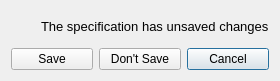
<?xml version="1.0" encoding="UTF-8"?>
<ui version="4.0">
 <class>SpecUnsaved</class>
 <widget class="QDialog" name="SpecUnsaved">
  <property name="windowModality">
   <enum>Qt::ApplicationModal</enum>
  </property>
  <property name="enabled">
   <bool>true</bool>
  </property>
  <property name="geometry">
   <rect>
    <x>0</x>
    <y>0</y>
    <width>280</width>
    <height>81</height>
   </rect>
  </property>
  <property name="sizePolicy">
   <sizepolicy hsizetype="Fixed" vsizetype="Fixed">
    <horstretch>0</horstretch>
    <verstretch>0</verstretch>
   </sizepolicy>
  </property>
  <property name="minimumSize">
   <size>
    <width>280</width>
    <height>81</height>
   </size>
  </property>
  <property name="maximumSize">
   <size>
    <width>280</width>
    <height>81</height>
   </size>
  </property>
  <property name="windowTitle">
   <string>Signal | Unsaved specification changes</string>
  </property>
  <property name="sizeGripEnabled">
   <bool>false</bool>
  </property>
  <property name="modal">
   <bool>true</bool>
  </property>
  <layout class="QVBoxLayout" name="verticalLayout">
   <item>
    <layout class="QHBoxLayout" name="horizontalLayout_3">
     <item>
      <widget class="QLabel" name="LogoLabel">
       <property name="sizePolicy">
        <sizepolicy hsizetype="Fixed" vsizetype="Fixed">
         <horstretch>0</horstretch>
         <verstretch>0</verstretch>
        </sizepolicy>
       </property>
       <property name="maximumSize">
        <size>
         <width>30</width>
         <height>30</height>
        </size>
       </property>
       <property name="text">
        <string/>
       </property>
       <property name="scaledContents">
        <bool>true</bool>
       </property>
      </widget>
     </item>
     <item>
      <layout class="QHBoxLayout" name="horizontalLayout_2">
       <item>
        <widget class="QLabel" name="label_2">
         <property name="font">
          <font>
           <family>Arial</family>
           <pointsize>10</pointsize>
           <weight>50</weight>
           <bold>false</bold>
          </font>
         </property>
         <property name="text">
          <string>The specification has unsaved changes</string>
         </property>
         <property name="textFormat">
          <enum>Qt::PlainText</enum>
         </property>
         <property name="wordWrap">
          <bool>false</bool>
         </property>
        </widget>
       </item>
      </layout>
     </item>
    </layout>
   </item>
   <item>
    <layout class="QHBoxLayout" name="horizontalLayout">
     <item>
      <widget class="QPushButton" name="ButtonSave">
       <property name="sizePolicy">
        <sizepolicy hsizetype="Minimum" vsizetype="Fixed">
         <horstretch>0</horstretch>
         <verstretch>0</verstretch>
        </sizepolicy>
       </property>
       <property name="focusPolicy">
        <enum>Qt::NoFocus</enum>
       </property>
       <property name="text">
        <string>Save</string>
       </property>
      </widget>
     </item>
     <item>
      <widget class="QPushButton" name="ButtonClose">
       <property name="sizePolicy">
        <sizepolicy hsizetype="Minimum" vsizetype="Fixed">
         <horstretch>0</horstretch>
         <verstretch>0</verstretch>
        </sizepolicy>
       </property>
       <property name="focusPolicy">
        <enum>Qt::NoFocus</enum>
       </property>
       <property name="text">
        <string>Don't Save</string>
       </property>
      </widget>
     </item>
     <item>
      <widget class="QPushButton" name="ButtonReturn">
       <property name="sizePolicy">
        <sizepolicy hsizetype="Minimum" vsizetype="Fixed">
         <horstretch>0</horstretch>
         <verstretch>0</verstretch>
        </sizepolicy>
       </property>
       <property name="focusPolicy">
        <enum>Qt::TabFocus</enum>
       </property>
       <property name="text">
        <string>Cancel</string>
       </property>
      </widget>
     </item>
    </layout>
   </item>
  </layout>
 </widget>
 <resources/>
 <connections>
  <connection>
   <sender>ButtonClose</sender>
   <signal>clicked()</signal>
   <receiver>SpecUnsaved</receiver>
   <slot>reject()</slot>
   <hints>
    <hint type="sourcelabel">
     <x>169</x>
     <y>53</y>
    </hint>
    <hint type="destinationlabel">
     <x>97</x>
     <y>53</y>
    </hint>
   </hints>
  </connection>
 </connections>
</ui>
